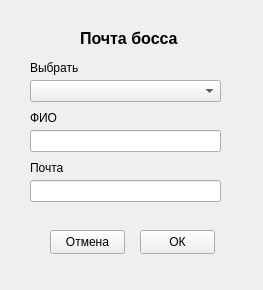
<?xml version="1.0" encoding="UTF-8"?>
<ui version="4.0">
 <class>Form</class>
 <widget class="QWidget" name="Form">
  <property name="geometry">
   <rect>
    <x>0</x>
    <y>0</y>
    <width>263</width>
    <height>290</height>
   </rect>
  </property>
  <property name="windowTitle">
   <string>Почта босса</string>
  </property>
  <widget class="QComboBox" name="cb_family">
   <property name="geometry">
    <rect>
     <x>30</x>
     <y>80</y>
     <width>191</width>
     <height>22</height>
    </rect>
   </property>
  </widget>
  <widget class="QLabel" name="label">
   <property name="geometry">
    <rect>
     <x>80</x>
     <y>30</y>
     <width>111</width>
     <height>16</height>
    </rect>
   </property>
   <property name="font">
    <font>
     <pointsize>12</pointsize>
     <bold>true</bold>
    </font>
   </property>
   <property name="text">
    <string>Почта босса</string>
   </property>
  </widget>
  <widget class="QLineEdit" name="family">
   <property name="geometry">
    <rect>
     <x>30</x>
     <y>130</y>
     <width>191</width>
     <height>22</height>
    </rect>
   </property>
  </widget>
  <widget class="QLineEdit" name="email">
   <property name="geometry">
    <rect>
     <x>30</x>
     <y>180</y>
     <width>191</width>
     <height>22</height>
    </rect>
   </property>
  </widget>
  <widget class="QLabel" name="label_2">
   <property name="geometry">
    <rect>
     <x>30</x>
     <y>60</y>
     <width>49</width>
     <height>16</height>
    </rect>
   </property>
   <property name="text">
    <string>Выбрать</string>
   </property>
  </widget>
  <widget class="QLabel" name="label_3">
   <property name="geometry">
    <rect>
     <x>30</x>
     <y>110</y>
     <width>49</width>
     <height>16</height>
    </rect>
   </property>
   <property name="text">
    <string>ФИО</string>
   </property>
  </widget>
  <widget class="QLabel" name="label_4">
   <property name="geometry">
    <rect>
     <x>30</x>
     <y>160</y>
     <width>49</width>
     <height>16</height>
    </rect>
   </property>
   <property name="text">
    <string>Почта</string>
   </property>
  </widget>
  <widget class="QPushButton" name="b_ok">
   <property name="geometry">
    <rect>
     <x>140</x>
     <y>230</y>
     <width>75</width>
     <height>24</height>
    </rect>
   </property>
   <property name="text">
    <string>ОК</string>
   </property>
  </widget>
  <widget class="QPushButton" name="b_cancel">
   <property name="geometry">
    <rect>
     <x>50</x>
     <y>230</y>
     <width>75</width>
     <height>24</height>
    </rect>
   </property>
   <property name="text">
    <string>Отмена</string>
   </property>
  </widget>
 </widget>
 <resources/>
 <connections/>
</ui>
